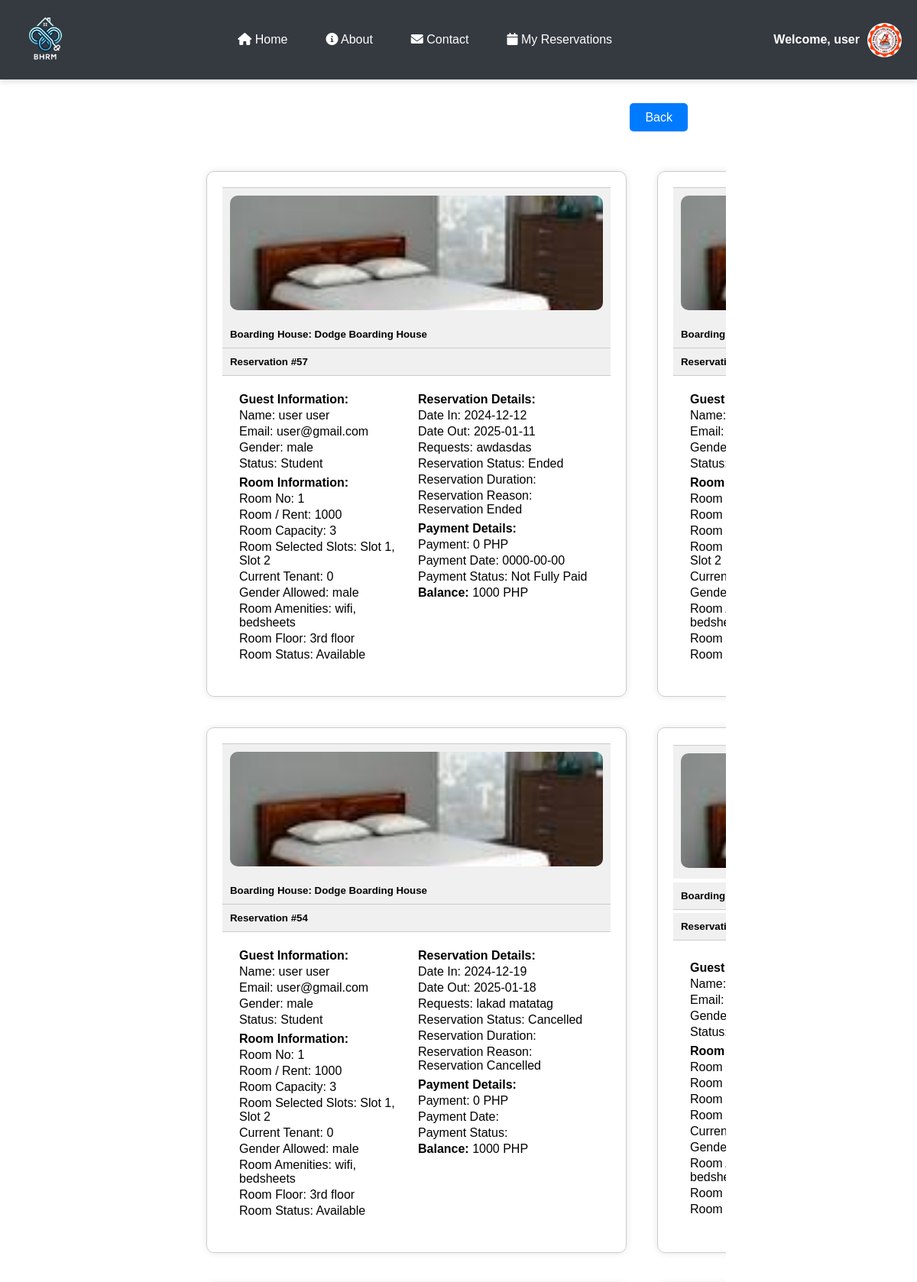
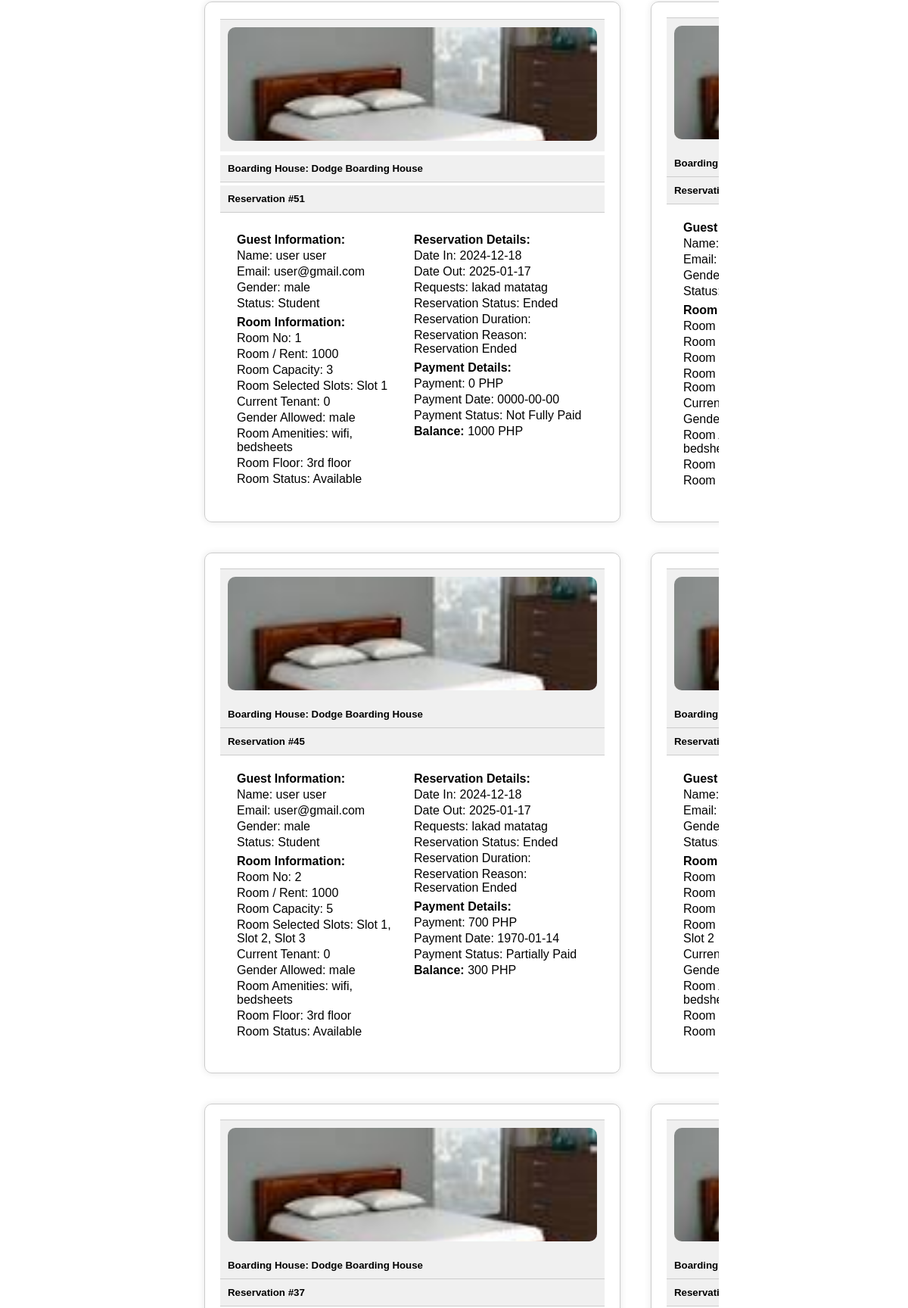
The page /reservation.php (signed in, upper part) on the database its author committed (2 pictures, top to bottom).
### tables this page shows
CREATE TABLE `users` (
  `id` int(11) NOT NULL,
  `image` varchar(255) NOT NULL,
  `fname` varchar(50) NOT NULL,
  `lname` varchar(50) NOT NULL,
  `gender` varchar(255) NOT NULL,
  `tenant_status` varchar(255) NOT NULL,
  `school` varchar(255) NOT NULL,
  `uname` varchar(50) NOT NULL,
  `pass` varchar(50) NOT NULL,
  `role` varchar(50) NOT NULL,
  `hname` varchar(255) NOT NULL
);

CREATE TABLE `reservation` (
  `id` int(255) NOT NULL,
  `image` varchar(255) NOT NULL,
  `fname` varchar(255) NOT NULL,
  `lname` varchar(255) NOT NULL,
  `email` varchar(255) NOT NULL,
  `gender` varchar(255) NOT NULL,
  `date_in` date DEFAULT NULL,
  `date_out` date DEFAULT NULL,
  `tenant_status` varchar(255) NOT NULL,
  `school` varchar(255) NOT NULL,
  `addons` varchar(255) NOT NULL,
  `room_no` int(255) NOT NULL,
  `capacity` int(255) NOT NULL,
  `room_slot` varchar(255) NOT NULL,
  `current_tenant` int(255) NOT NULL,
  `amenities` varchar(255) NOT NULL,
  `tenant_type` varchar(255) NOT NULL,
  `room_floor` varchar(255) NOT NULL,
  `price` int(255) NOT NULL,
  `status` varchar(255) NOT NULL,
  `payment` int(255) NOT NULL,
  `pay_stat` varchar(255) NOT NULL,
  `pay_date` date DEFAULT NULL,
  `res_stat` varchar(255) NOT NULL,
  `res_duration` varchar(255) NOT NULL,
  `res_reason` varchar(255) NOT NULL,
  `hname` varchar(255) NOT NULL,
  `owner` varchar(255) NOT NULL
);

### reservation.php (the view, shortened to what this page needs)
<?php require 'php/connection.php';
?>
<!DOCTYPE html>
<html lang="en">
<head>
</head>
<body>
    <?php include 'navbar.php'; ?>
    <?php if(!empty($_SESSION['role']) && $_SESSION['role'] == 'landlord'): ?>
    <?php else: ?>
        <div class="back">
            <div>
                <?php
                    if(empty($_SESSION['uname'])){
                        echo "<a class='btn' href='index.php'>Back</a>";
                    }else{
                        echo "<a class='btn' href='index.php'>Back</a>";
                    }
                ?>
            </div>
        </div>
    <?php endif; ?>
    <div class="container">
        <?php
        if (!empty($_SESSION['uname']) && $_SESSION['role'] == 'user' && empty($_SESSION['hname'])) {
            $uname = $_SESSION['uname'];
            $reservationQuery = "SELECT * FROM reservation WHERE email = '$uname' ORDER BY id DESC";
            $reservationResult = mysqli_query($conn, $reservationQuery);
            while ($reservation = mysqli_fetch_assoc($reservationResult)) {
                $reservationId = $reservation['id'];
                $roomPrice = $reservation['price'];
                $twobalance = $reservation['price'] - $reservation['payment'];
                $paymentQuery = "SELECT * FROM payments WHERE res_id = '$reservationId' ORDER BY id DESC";
                $paymentResult = mysqli_query($conn, $paymentQuery);
                $payment = mysqli_fetch_assoc($paymentResult);
                $paymentAmount = $payment['payment'] ?? 0;
                $balance = $roomPrice - $paymentAmount;
                ?>
                <div class="card">
                    <div class="card-footer">
                        <img src="<?php echo $reservation['image']; ?>" alt="Boarding House Image">
                    </div>
                    <div class="card-header">
                        <h5>Boarding House: <?php echo $reservation['hname']; ?></h5>
                    </div>
                    <div class="card-header">
                        <h5>Reservation #<?php echo $reservation['id']; ?></h5>
                    </div>
                    <div class="card-body">
                        <div class="row">
                            <div class="col-md-6">
                                <p><strong>Guest Information:</strong></p>
                                <p>Name: <?php echo $reservation['fname'] . ' ' . $reservation['lname']; ?></p>
                                <p>Email: <?php echo $reservation['email']; ?></p>
                                <p>Gender: <?php echo $reservation['gender']; ?></p>
                                <p>Status: <?php echo $reservation['tenant_status']; ?></p>
                            </div>
                            <div class="col-md-6">
                                <p><strong>Room Information:</strong></p>
                                <p>Room No: <?php echo $reservation['room_no']; ?></p>
                                <p>Room / Rent: <?php echo $reservation['price']; ?></p>
                                <p>Room Capacity: <?php echo $reservation['capacity']; ?></p>
                                <p>Room Selected Slots: <?php echo $reservation['room_slot']; ?></p>
                                <p>Current Tenant: <?php echo $reservation['current_tenant']; ?></p>
                                <p>Gender Allowed: <?php echo $reservation['gender']; ?></p>
                                <p>Room Amenities: <?php echo $reservation['amenities']; ?></p>
                                <p>Room Floor: <?php echo $reservation['room_floor']; ?></p>
                                <p>Room Status: <?php echo $reservation['status']; ?></p>
                            </div>
                        </div>
                        <div class="row">
                            <div class="col-md-6">
                                <p><strong>Reservation Details:</strong></p>
                                <p>Date In: <?php echo $reservation['date_in']; ?></p>
                                <p>Date Out: <?php echo $reservation['date_out']; ?></p>
                                <p>Requests: <?php echo $reservation['addons']; ?></p>
                                <p>Reservation Status: <?php echo $reservation['res_stat']; ?></p>
                                <p>Reservation Duration: <?php echo $reservation['res_duration']; ?></p>
                                <p>Reservation Reason: <?php echo $reservation['res_reason']; ?></p>
                            </div>
                            <div class="col-md-6">
                                <p><strong>Payment Details:</strong></p>
                                <?php if ($payment) { ?>
                                    <p>Payment: <?php echo $payment['payment'] . ' PHP'; ?></p>
                                    <p>Payment Date: <?php echo $payment['pay_date']; ?></p>
                                    <p>Payment Status: <?php echo $payment['pay_stat']; ?></p>
                                    <p><strong>Balance: </strong><?php echo $balance . ' PHP'; ?></p>
                                <?php } else { ?>
                                    <p>Payment:  <?php echo $reservation['payment'] . ' PHP'; ?></p>
                                    <p>Payment Date: <?php echo $reservation['pay_date']; ?></p>
                                    <p>Payment Status: <?php echo $reservation['pay_stat']; ?></p>
                                    <p><strong>Balance: </strong><?php echo $twobalance . ' PHP'; ?></p>
                                <?php } ?>
                            </div>
                        </div>
                    </div>
                </div>
                <?php
            }
        }
        ?>
    </div>
</body>
</html>

### navbar.php (shortened to what this page needs)
<!DOCTYPE html>
<html lang="en">
<head>
    <link rel="stylesheet" href="https://cdnjs.cloudflare.com/ajax/libs/font-awesome/6.0.0/css/all.min.css">
</head>
<body>
<?php
    if (!empty($_SESSION['uname'])) {
        $uname = $_SESSION['uname'];
        $query = "SELECT * FROM users WHERE uname = '$uname'";
        $result = mysqli_query($conn, $query);
        $fetch = mysqli_fetch_assoc($result);
    }
?>
<nav class="navbar">
    <a class="navbar-brand" href="#">
        <img src="images/logo.png" alt="Logo">
    </a>
    <div class="nav-links">
        <a class="nav-link" href="index.php"><i class="fas fa-home"></i> Home</a>
        <a class="nav-link" href="about.php"><i class="fas fa-info-circle"></i> About</a>
        <a class="nav-link" href="contact.php"><i class="fas fa-envelope"></i> Contact</a>
        <?php if (!empty($_SESSION['uname']) && $_SESSION['role'] == 'user'): ?>
            <a class="nav-link" href="reservation.php"><i class="fas fa-calendar"></i> My Reservations</a>
        <?php endif; ?>
    </div>
    <div class="login">
        <?php if (empty($_SESSION['uname'])): ?>
            <a class="button" href="php/login.php"><i class="fas fa-sign-in-alt"></i> Login</a>
        <?php else: ?>
            <div class="profile-dropdown">
                <span>Welcome, <?php echo $fetch['fname']; ?></span>
                <img src="<?php echo $fetch['image']; ?>" alt="Profile Image" class="profile-img">
            </div>
        <?php endif; ?>
    </div>
</nav>
</body>
</html>

### reservation.php (style rules this page uses)
* { margin: 0; padding: 0; box-sizing: border-box; font-family: sans-serif; }
a { text-decoration: none; color: black; }
body { margin: 0; font-family: Arial, sans-serif; margin-left: 220px; }
body { margin: 0; padding: 0; box-sizing: border-box; color: black; }
img { width: 150px; height: auto; }
.back { height: 100px; display: flex; justify-content: right; align-items: center; margin-right: 300px; }
.back a { height: auto; }
.btn { color: rgb(255, 255, 255); padding: 10px 20px; border-radius: 5px; font-size: 16px; cursor: pointer; background-color: #007bff; }
.container { margin: 0 250px; width: auto; display: grid; grid-template-columns: 1fr 1fr 1fr; grid-template-rows: 1fr; overflow-y: scroll; overflow-x: scroll; height: auto; }
.card { margin: 20px; padding: 20px; display: flex; flex-direction: column; justify-content: space-around; border: 1px solid #ccc; border-radius: 10px; box-shadow: 0 0 10px rgba(0, 0, 0, 0.1); width: 550px; }
.card-header { background-color: #f0f0f0; padding: 10px; border-bottom: 1px solid #ccc; }
.card-body { width: auto; padding: 20px; display: grid; grid-template-columns: 1fr 1fr; }
.col-md-6 { padding: 2px; }
.col-md-6 p { margin-bottom: 3px; }
.card-footer { padding: 10px; background-color: #f0f0f0; border-top: 1px solid #ccc; }
.card-footer img { width: 100%; height: 150px; object-fit: cover; border-radius: 10px; }

### navbar.php (style rules this page uses)
* { margin: 0; padding: 0; box-sizing: border-box; font-family: sans-serif; }
.navbar { background-color: #343a40; display: flex; justify-content: space-between; align-items: center; padding: 10px 20px; box-shadow: 0 4px 6px rgba(0, 0, 0, 0.1); position: relative; }
.navbar-brand img { width: 80px; height: 80px; }
.nav-links { display: flex; gap: 20px; align-items: center; }
.nav-link { color: white; text-decoration: none; padding: 10px 15px; transition: color 0.3s ease; }
.profile-dropdown { position: relative; display: flex; align-items: center; cursor: pointer; }
.profile-dropdown span { color: white; font-weight: bold; margin-right: 10px; }
.profile-img { width: 45px; height: 45px; border-radius: 50%; object-fit: cover; }

### rows shown on the page
users: fname "user", image (picture)
reservation: image (picture), hname "Dodge Boarding House", id "57", fname "user", lname "user", email "user@gmail.com", gender "male", tenant_status "Student", room_no "1", price "1000", capacity "3", room_slot "Slot 1, Slot 2", current_tenant "0", amenities "wifi, bedsheets", room_floor "3rd floor", status "Available", date_in "2024-12-12", date_out "2025-01-11", addons "awdasdas", res_stat "Ended", res_reason "Reservation Ended", payment "0", pay_date "0000-00-00", pay_stat "Not Fully Paid"
reservation: image (picture)
reservation: image (picture), hname "Dodge Boarding House", id "54", fname "user", lname "user", email "user@gmail.com", gender "male", tenant_status "Student", room_no "1", price "1000", capacity "3", room_slot "Slot 1, Slot 2", current_tenant "0", amenities "wifi, bedsheets", room_floor "3rd floor", status "Available", date_in "2024-12-19", date_out "2025-01-18", addons "lakad matatag", res_stat "Cancelled", res_reason "Reservation Cancelled", payment "0"
reservation: image (picture)
reservation: image (picture), hname "Dodge Boarding House", id "51", fname "user", lname "user", email "user@gmail.com", gender "male", tenant_status "Student", room_no "1", price "1000", capacity "3", room_slot "Slot 1", current_tenant "0", amenities "wifi, bedsheets", room_floor "3rd floor", status "Available", date_in "2024-12-18", date_out "2025-01-17", addons "lakad matatag", res_stat "Ended", res_reason "Reservation Ended", payment "0", pay_date "0000-00-00", pay_stat "Not Fully Paid"
reservation: image (picture)
reservation: image (picture), hname "Dodge Boarding House", id "45", fname "user", lname "user", email "user@gmail.com", gender "male", tenant_status "Student", room_no "2", price "1000", capacity "5", room_slot "Slot 1, Slot 2, Slot 3", current_tenant "0", amenities "wifi, bedsheets", room_floor "3rd floor", status "Available", date_in "2024-12-18", date_out "2025-01-17", addons "lakad matatag", res_stat "Ended", res_reason "Reservation Ended", payment "700", pay_date "1970-01-14", pay_stat "Partially Paid", twobalance "300"
reservation: image (picture)
reservation: image (picture), hname "Dodge Boarding House", id "37"
reservation: image (picture)
